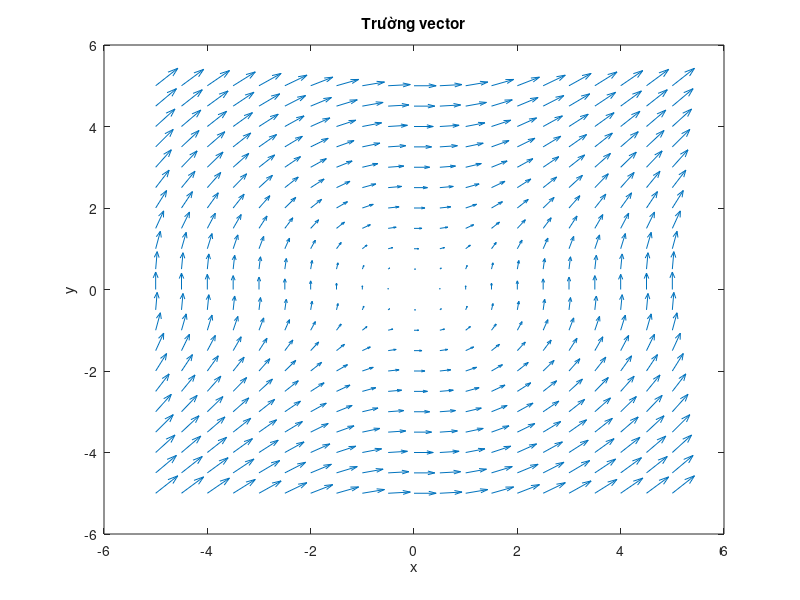

Recreate this plot in MATLAB.
figure('Name', 'Bài tập 5f', 'NumberTitle', 'off')

X = -5:0.5:5;
Y = -5:0.5:5;
[x, y] = meshgrid(X, Y);
u = log(1 + y.^2);
v = log(1 + x.^2);
quiver(x, y, u, v)
xlabel('x')
ylabel('y')
title('Trường vector')
